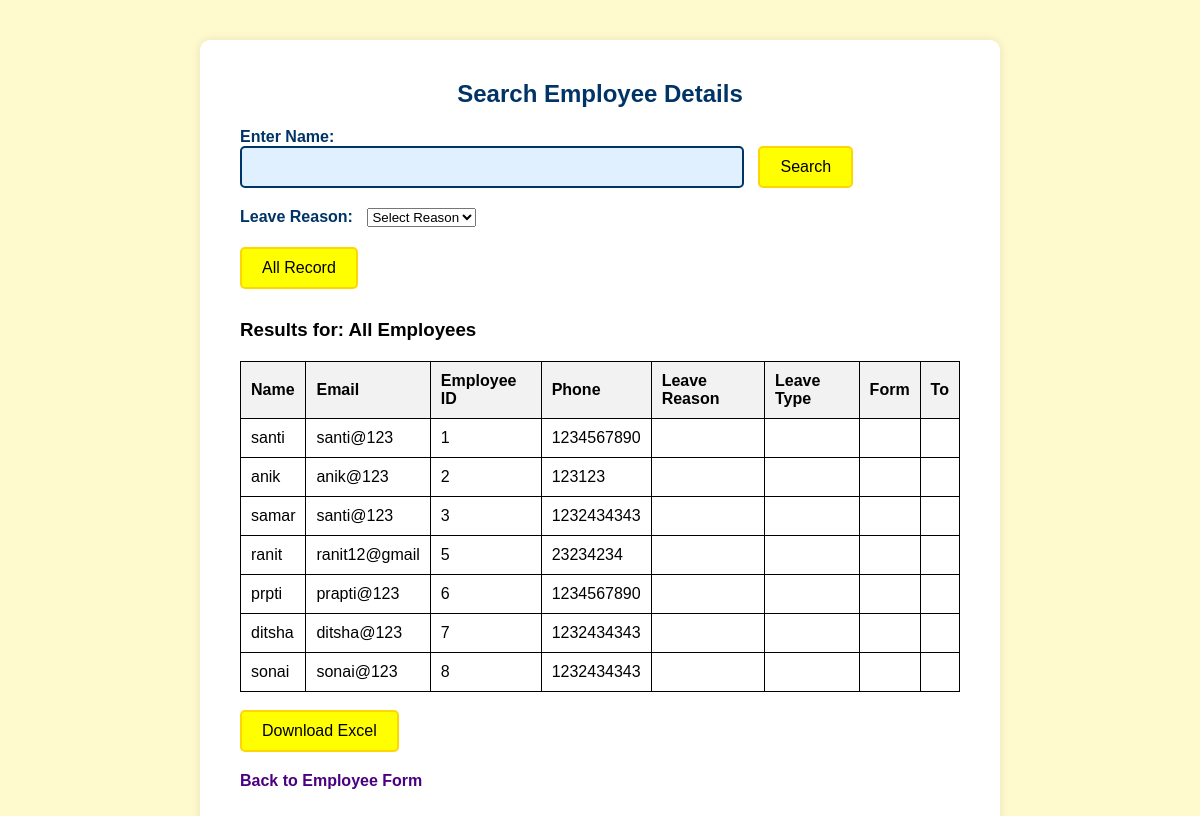
/all_employees, run on an earlier commit of the app's database.
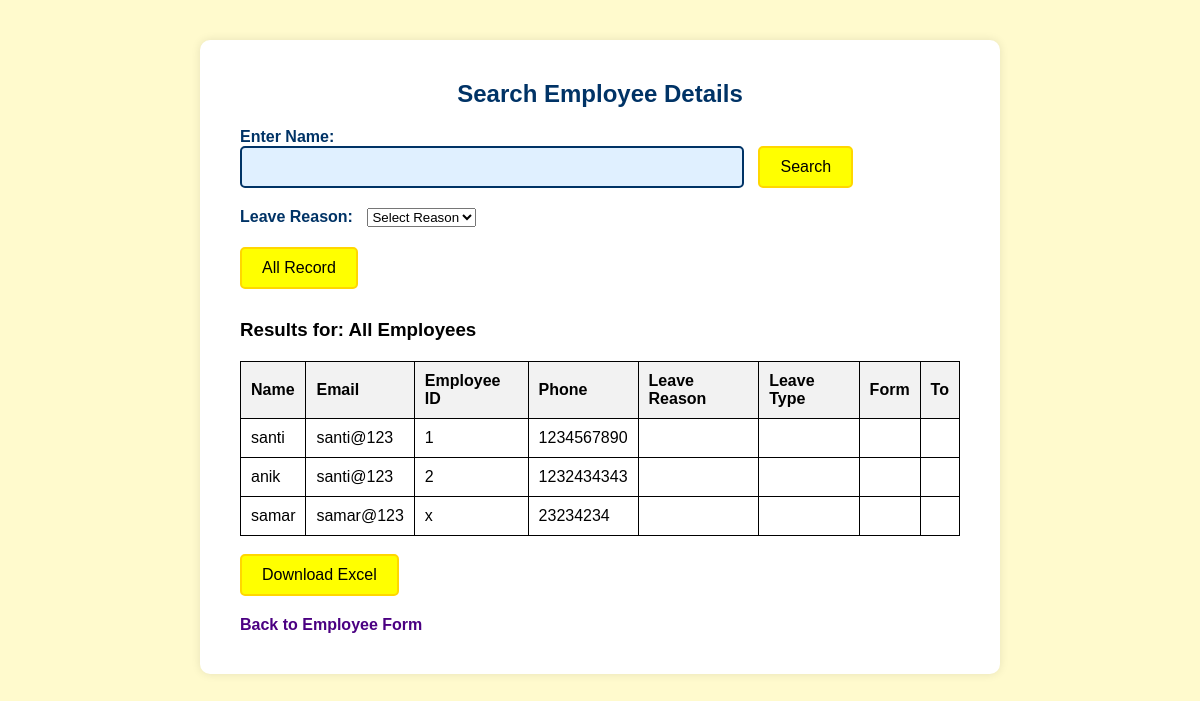
And on a later commit of the database.
### tables this page shows
CREATE TABLE employees (
            id INTEGER PRIMARY KEY AUTOINCREMENT,
            name TEXT NOT NULL,
            email TEXT NOT NULL,
            employee_id TEXT NOT NULL,
            phone TEXT NOT NULL,
            address TEXT,
            leave_array TEXT DEFAULT ''
        );

### app.py (the view)
@app.route('/all_employees', methods=['GET'])
def all_employees():
    conn = sqlite3.connect('employee.db')
    cursor = conn.cursor()
    cursor.execute("SELECT * FROM employees")
    employees = cursor.fetchall()
    conn.close()
    return render_template('show_employee.html', employees=employees, names='All Employees', searched=True)

### templates/show_employee.html (shortened to what this page needs)
<!DOCTYPE html>
<html lang="en">
<head>
</head>
<body>
  <div class="container">
    <h2>Search Employee Details</h2>
    <div class="search-box">
      <form action="/get_employee" method="POST">
        <label for="name">Enter Name:</label><br>
        <input type="text" id="name" name="name" required>
        <input type="submit" value="Search">
      </form>
      <div class="form-row">
        <form action="/leave_type" method="POST">
          <div class="form-group" style="flex: 1; margin-top: 20px;">
            <label for="reason">Leave Reason:</label>
            <select id="reason" name="reason" required onchange="this.form.submit()">
              <option value="" disabled selected>Select Reason</option>
            </select>
          </div>
        </form>
      </div>
      <form action="/all_employees" method="GET" style="margin-top: 20px;">
        <button type="submit">All Record</button>
      </form>
    </div>
    {% if searched %}
  {% if employees %}
    <h3>Results for: {{ names }}</h3>
    <table>
      <tr>
        <th>Name</th>
        <th>Email</th>
        <th>Employee ID</th>
        <th>Phone</th>
        <th>Leave Reason</th>
        <th>Leave Type</th>
        <th>Form</th>
        <th>To</th>
      </tr>
      {% for employee in employees %}
      <tr>
        <td>{{ employee[1] }}</td>
        <td>{{ employee[2] }}</td>
        <td>{{ employee[3] }}</td>
        <td>{{ employee[4] }}</td>
        <td>{{ employee[7] }}</td>
        <td>{{ employee[8] }}</td>
        <td>{{ employee[9] }}</td>
        <td>{{ employee[10] }}</td>
      </tr>
      {% endfor %}
    </table>
        <br>
        <button onclick="downloadExcel()">Download Excel</button>
      {% else %}
        <p><strong>No employee found with the name "{{ name }}".</strong></p>
      {% endif %}
    {% endif %}
    <br>
    <a href="/">Back to Employee Form</a>
  </div>
</body>
</html>

### templates/show_employee.html (style rules this page uses)
* { box-sizing: border-box; }
body { font-family: Arial, sans-serif; background-color: #fffacd; margin: 0; padding: 0; display: flex; justify-content: center; align-items: flex-start; min-height: 100vh; padding-top: 40px; }
.container { background-color: #ffffff; padding: 40px; border-radius: 10px; width: 90%; max-width: 800px; box-shadow: 0 0 10px rgba(0, 0, 0, 0.1); }
h2 { text-align: center; color: #003366; margin-top: 0; }
.search-box { margin-bottom: 30px; }
label { font-weight: bold; color: #003366; }
input[type="text"] { padding: 10px; width: 60%; border-radius: 5px; border: 2px solid #003366; background-color: #e0f0ff; font-size: 16px; }
input[type="submit"], button { background-color: yellow; border: 2px solid #FFD700; color: black; padding: 10px 20px; font-size: 16px; border-radius: 5px; cursor: pointer; margin-left: 0px; transition: background-color 0.3s; }
table { border-collapse: collapse; width: 100%; margin-top: 20px; }
th, td { border: 1px solid black; padding: 10px; text-align: left; }
th { background-color: #f2f2f2; }
a { display: inline-block; margin-top: 20px; color: #4b0082; font-weight: bold; text-decoration: none; }
label { margin-right: 10px; }
input[type="text"] { width: 70%; margin-right: 10px; }
.search-box form { display: flex-column; justify-content: center; align-items: center; }

What changed in the data, as far as the page shows it:
removed employees: name "ranit", email "ranit12@gmail", employee "5", phone "23234234"
removed employees: name "prpti", email "prapti@123", employee "6", phone "1234567890"
removed employees: name "ditsha", email "ditsha@123", employee "7", phone "1232434343"
removed employees: name "sonai", email "sonai@123", employee "8", phone "1232434343"
changed employees "anik": email "anik@123" → "santi@123"; phone "123123" → "1232434343"
changed employees "samar": email "santi@123" → "samar@123"; employee "3" → "x"; phone "1232434343" → "23234234"
